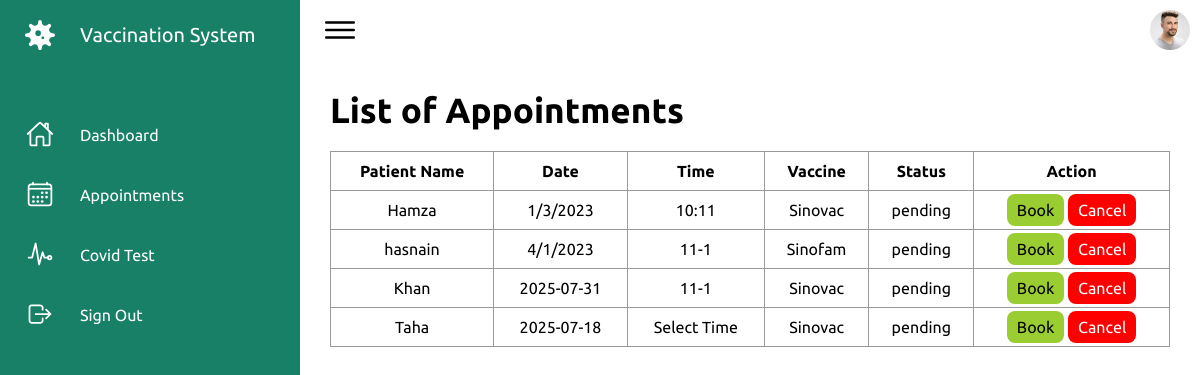
Screenshot of /Hospital/appointment.php (signed in) with the database file from the repository.
### tables this page shows
CREATE TABLE `tbl_appointment` (
  `id` int(11) NOT NULL,
  `p_id` int(11) NOT NULL,
  `h_id` int(11) NOT NULL,
  `date` varchar(20) NOT NULL,
  `time` varchar(20) NOT NULL,
  `v_id` int(11) NOT NULL,
  `status` varchar(50) NOT NULL DEFAULT 'pending'
);

CREATE TABLE `tbl_patient` (
  `id` int(11) NOT NULL,
  `name` varchar(50) NOT NULL,
  `contact` varchar(15) NOT NULL,
  `email` varchar(50) NOT NULL,
  `password` varchar(50) NOT NULL,
  `cid` int(11) NOT NULL,
  `address` varchar(150) NOT NULL,
  `gender` varchar(15) NOT NULL,
  `image` varchar(100) NOT NULL,
  `status` varchar(50) NOT NULL DEFAULT 'activate'
);

CREATE TABLE `tbl_vaccine` (
  `id` int(11) NOT NULL,
  `name` varchar(50) NOT NULL,
  `status` varchar(50) NOT NULL DEFAULT 'available'
);

### Hospital/appointment.php (the view, shortened to what this page needs)
<?php
    include("../Admin/connection.php");
?>
<!DOCTYPE html>
<html lang="en">
<head>
    <link rel="stylesheet" href="assets/css/index.css">
</head>
<body>
    <div class="container">
        <?php
            include("navigation.php");
        ?>
        <div class="main">
            <div class="topbar">
                <div class="toggle">
                    <ion-icon name="menu-outline"></ion-icon>
                </div>
                <div class="user">
                    <a href='profile.php'><img src="assets/imgs/customer01.jpg" alt=""></a>
                </div>
            </div>
            <div class="mainContent">
                <h2 class="title">List of Appointments</h2>
                <table>
                    <thead>
                        <tr>
                            <th>Patient Name</th>
                            <th>Date</th>
                            <th>Time</th>
                            <th>Vaccine</th>
                            <th>Status</th>
                            <th>Action</th>
                        </tr>
                    </thead>
                    <tbody>
                        <?php
                            $query = "SELECT tbl_patient.name as 'pname', tbl_hospital.name as 'hname', tbl_vaccine.name as 'vname', tbl_appointment.* FROM tbl_appointment INNER JOIN tbl_patient ON tbl_appointment.p_id = tbl_patient.id INNER JOIN tbl_hospital ON tbl_appointment.h_id=tbl_hospital.id INNER JOIN tbl_vaccine ON tbl_appointment.v_id=tbl_vaccine.id WHERE tbl_appointment.h_id=$_SESSION[hospital_session]";
                            $result = mysqli_query($connection,$query);
                            foreach($result as $row)
                            {
                                echo
                                "<tr>
                                    <td>$row[pname]</td>
                                    <td>$row[date]</td>
                                    <td>$row[time]</td>
                                    <td>$row[vname]</td>
                                    <td>$row[status]</td>
                                    <td>
                                        <a href='booked_appointment.php?id=$row[id]' class='btnactivate'>Book</a>
                                        <a href='cancel_appointment.php?id=$row[id]' class='btndeactivate'>Cancel</a>
                                    </td>
                                    </td>
                                </tr>";
                            }
                        ?>
                    </tbody>
                </table>
            </div>
        </div>
    </div>
</body>
</html>

### Hospital/assets/css/index.css (style rules this page uses)
* { font-family: "Ubuntu", sans-serif; margin: 0; padding: 0; box-sizing: border-box; }
:root { --white: #fff; --gray: #f5f5f5; --black1: #222; --black2: #999; --green:#178066; }
body { min-height: 100vh; overflow-x: hidden; }
.container { position: relative; width: 100%; }
.main { position: absolute; width: calc(100% - 300px); left: 300px; min-height: 100vh; background: var(--white); transition: 0.5s; }
.topbar { width: 100%; height: 60px; display: flex; justify-content: space-between; align-items: center; padding: 0 10px; }
.toggle { position: relative; width: 60px; height: 60px; display: flex; justify-content: center; align-items: center; font-size: 2.5rem; cursor: pointer; }
.user { position: relative; width: 40px; height: 40px; border-radius: 50%; overflow: hidden; cursor: pointer; }
.user img { position: absolute; top: 0; left: 0; width: 100%; height: 100%; object-fit: cover; }

### Hospital/appointment.php (style rules this page uses)
.mainContent { padding: 30px; }
.mainContent .title { font-size: 35px; }
.mainContent table { width: 100%; }
.mainContent table,td,th { margin-top: 20px; border: 1px solid #999; text-align: center; border-collapse: collapse; padding: 10px; }
.mainContent table a { padding: 7px 10px; background-color: #178066; text-decoration: none; border-radius: 8px; color: #fff; }
.mainContent .btndeactivate { background-color: red; }
.mainContent .btnactivate { background-color: yellowgreen; color: #000; }

### rows the page displays
tbl_appointment: tbl_patient.name "Hamza", date "1/3/2023", time "10:11", tbl_vaccine.name "Sinovac", status "pending"
tbl_appointment: tbl_patient.name "hasnain", date "4/1/2023", time "11-1", tbl_vaccine.name "Sinofam", status "pending"
tbl_appointment: tbl_patient.name "Khan", date "2025-07-31", time "11-1", tbl_vaccine.name "Sinovac", status "pending"
tbl_appointment: tbl_patient.name "Taha", date "2025-07-18", time "Select Time", tbl_vaccine.name "Sinovac", status "pending"
